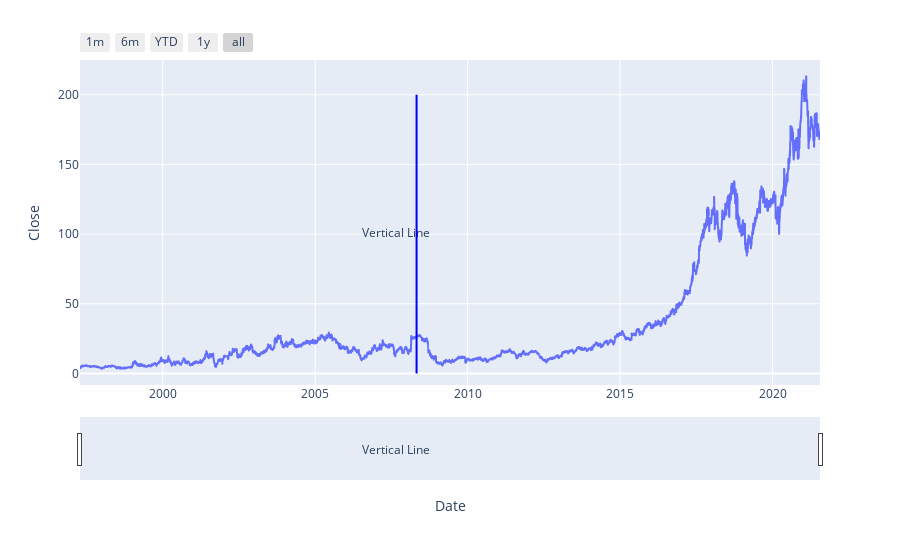

Notebook code cell kept with this figure:
### Code cell
fig = px.line(test, x="Date", y="Close")


# Draw shape (you won't be able to add a hover text for it)
#fig = go.Figure()


# fig.add_shape(
#         type="rect",
#         x0=ttwo_release[0], y0=0,
#         x1=ttwo_release[0], y1=200,
#         fillcolor='LightSkyBlue',
#         line_color='Blue',
#         name='Shape 1',
#         line=dict(
#         color="RoyalBlue",
#         width=2,
#         )
#     )

fig.add_shape(
        type="rect",
        x0=ttwo_release_list[1], y0=0,
        x1=ttwo_release_list[1], y1=200,
        fillcolor='LightSkyBlue',
        line_color='Blue',
        name='Shape 1',
        line=dict(
        color="RoyalBlue",
        width=2,
        )
    )


# Adding a trace with a fill, setting opacity to 0
fig.add_trace(
        go.Scatter(
            x=[ttwo_release_list[0]],
            y=[100],
            fill="toself",
            name='',
            text=["Vertical Line",
                "Horizontal Dashed Line",
                "Diagonal dotted Line"],
            mode="text",
            opacity=1,
            hovertemplate="Testing",
            showlegend=False
        )
    )


shapes = go.layout.Shape(
                type="rect",
                x0=ttwo_release_list['Date'][i],
                y0=data['Max_alt'][i],
                x1='2019-12-31',
                y1=data['Max_ust'][i],
                fillcolor="LightSkyBlue",
                opacity=0.5,
                layer="below",
                line_width=0)] for i in range(len(data))]


# fig.add_trace(
#         go.Scatter(
#             x=[ttwo_release[1]],
#             y=[100],
#             fill="toself",
#             name='',
#             text=[
#                 "Horizontal Dashed Line",
#                 "Diagonal dotted Line"],
#             mode="text",
#             opacity=1,
#             hovertemplate="Testing"
#         )
#     )


## THis works, but not great
# fig.add_trace(go.Scatter(
#     x=ttwo_release,
#     y0= 100,
#     line=dict(color="RoyalBlue",width=1),
#     xperiod="M1",
#     xperiodalignment="middle",
#     hovertemplate="%{y}%{_xother}"
# ))

# # Add shape regions
# fig.add_vrect(
#     x0="2015-02-04", x1="2015-02-06",
#     fillcolor="LightSalmon", opacity=0.5,
#     layer="below", line_width=0,
# ),

# fig.add_vrect(
#     x0="2015-02-20", x1="2015-02-22",
#     fillcolor="LightSalmon", opacity=0.5,
#     layer="below", line_width=0,
# )

# fig.add_shape(type="line",
#     x0=ttwo_release[0], y0=0, x1=ttwo_release[0], y1=200,
#     line=dict(color="RoyalBlue",width=1)
# )


#### This adds the stock view stuff
fig.update_xaxes(
    rangeslider_visible=True,
    rangeselector=dict(
        buttons=list([
            dict(count=1, label="1m", step="month", stepmode="backward"),
            dict(count=6, label="6m", step="month", stepmode="backward"),
            dict(count=1, label="YTD", step="year", stepmode="todate"),
            dict(count=1, label="1y", step="year", stepmode="backward"),
            dict(step="all")
        ])
    )
)
#fig.add_vline(x=ttwo_release[1] * 1000, line_dash='dash', annotation_text="hahaha")
#fig.add_vrect(x0=datetime.datetime(2010,5,27).timestamp() * 1000, x1=datetime.datetime(2013,5,27).timestamp() * 1000,line_dash='dash', annotation_text="hahaha")
fig.show()

### Figure 1 — Plotly figure (JSON) as saved in the notebook; plotly's stock layout.template omitted (floating-point values rounded to 4 significant figures; data arrays with more than 128 entries replaced by an {"elided": "..."} marker saying what was removed)
{"data": [{"hovertemplate": "Date=%{x}<br>Close=%{y}<extra></extra>", "legendgroup": "", "line": {"color": "#636efa", "dash": "solid"}, "mode": "lines", "name": "", "showlegend": false, "type": "scattergl", "x": {"elided": "6112 str values"}, "xaxis": "x", "y": {"elided": "6112 float values"}, "yaxis": "y"}, {"fill": "toself", "hovertemplate": "Testing", "mode": "text", "name": "", "opacity": 1, "showlegend": false, "text": ["Vertical Line", "Horizontal Dashed Line", "Diagonal dotted Line"], "type": "scatter", "x": ["2007-08-21T00:00:00"], "y": [100]}], "layout": {"autosize": true, "legend": {"tracegroupgap": 0}, "margin": {"t": 60}, "shapes": [{"fillcolor": "LightSkyBlue", "line": {"color": "Blue", "width": 2}, "name": "Shape 1", "type": "rect", "x0": "2008-04-29T00:00:00", "x1": "2008-04-29T00:00:00", "y0": 0, "y1": 200}], "xaxis": {"anchor": "y", "autorange": true, "domain": [0, 1], "range": ["1997-04-15", "2021-07-23"], "rangeselector": {"buttons": [{"count": 1, "label": "1m", "step": "month", "stepmode": "backward"}, {"count": 6, "label": "6m", "step": "month", "stepmode": "backward"}, {"count": 1, "label": "YTD", "step": "year", "stepmode": "todate"}, {"count": 1, "label": "1y", "step": "year", "stepmode": "backward"}, {"step": "all"}]}, "rangeslider": {"autorange": true, "range": ["1997-04-15", "2021-07-23"], "visible": true, "yaxis": {"_template": null, "rangemode": "match"}}, "title": {"text": "Date"}, "type": "date"}, "yaxis": {"anchor": "x", "autorange": true, "domain": [0, 1], "range": [-8.334, 225.0], "title": {"text": "Close"}, "type": "linear"}}}
